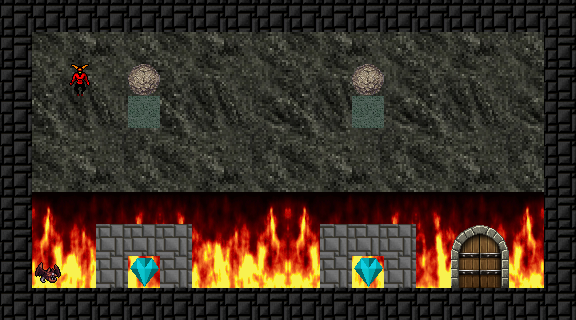

A 2D game scene composited from a Tiled map and its tileset images. What follows is a short description and the map's XML, with each tile layer's data collapsed to a summary:
An orthogonal 18x10 tile map with 32x32 px tiles, 8 tile layers (Background, BurningFlames, Gate, Walls, ...), 2 tilesets and 2 objects (Camera, WorldBoundingBox).

<map version="1.5" tiledversion="1.5.0" orientation="orthogonal" renderorder="right-down" compressionlevel="0" width="18" height="10" tilewidth="32" tileheight="32" infinite="0" nextlayerid="49" nextobjectid="2187">
 <editorsettings>
  <chunksize width="37" height="37" />
 </editorsettings>
 <properties>
  <property name="BACKGROUND_TEXTURE" value="background1" />
  <property name="FRAME_DURATION" type="float" value="0.2" />
  <property name="LEVEL_TIMEOUT" type="float" value="50" />
  <property name="LEVEL_TITLE" value="Yet another friend" />
  <property name="MAIN_CAMERA" type="object" value="2114" />
  <property name="MUSIC" value="game_music1" />
  <property name="PLAYER_START" type="object" value="0" />
  <property name="REQUIRED_DIAMOND" type="int" value="1" />
 </properties>
 <tileset firstgid="1" source="../tilesets/tileset.tsx" />
 <tileset firstgid="41" name="background" tilewidth="800" tileheight="600" tilecount="1" columns="1">
  <image source="../textures/GameBackground.png" width="800" height="600" />
 </tileset>
 <group id="45" name="Groupe 2">
  <group id="40" name="Groupe 1">
   <properties>
    <property name="INFINITE_BOUNDING_BOX" type="bool" value="true" />
    <property name="OBJECT_REFERN" type="object" value="0" />
   </properties>
   <layer id="39" name="Background" width="18" height="10">
    <properties>
     <property name="DISPLACEMENT_RATIO_X" type="float" value="0.5" />
     <property name="DISPLACEMENT_RATIO_Y" type="float" value="0.5" />
     <property name="DYNAMIC_PARTICLES" type="bool" value="false" />
     <property name="DYNAMIC_VERTICES" type="bool" value="false" />
     <property name="HEIGHT_BITS_MODE" type="bool" value="true" />
    </properties>
    <data>[180 cells, 15 non-empty, 1 distinct tile ids]</data>
   </layer>
   <objectgroup id="26" name="Camera">
    <properties>
     <property name="OBJECT_REFERENCE" type="object" value="1" />
    </properties>
    <object id="2114" name="Camera" type="Camera" x="21.3612" y="9.7297" width="540" height="303">
     <properties>
      <property name="CAMERA" type="bool" value="false" />
      <property name="CAMERA_COMPONENTS" value="MyAutoRecenterToPlayerCameraComponent" />
     </properties>
    </object>
    <object id="2185" name="World" type="WorldBoundingBox" x="3.84848" y="3.48488" width="569.545" height="314.091" />
   </objectgroup>
   <layer id="37" name="BurningFlames" width="18" height="10">
    <properties>
     <property name="MATERIAL" value="BurningFlames" />
    </properties>
    <data>[180 cells, 4 non-empty, 1 distinct tile ids]</data>
   </layer>
   <layer id="47" name="Gate" width="18" height="10">
    <properties>
     <property name="COLLISION_MASK" value="Gate" />
    </properties>
    <data>[180 cells, 1 non-empty, 1 distinct tile ids]</data>
   </layer>
   <layer id="25" name="Walls" width="18" height="10">
    <properties>
     <property name="COLLISION_MASK" value="World" />
     <property name="DYNAMIC_PARTICLES" type="bool" value="true" />
     <property name="DYNAMIC_VERTICES" type="bool" value="true" />
     <property name="HEIGHT_BITS_MODE" type="bool" value="true" />
     <property name="PLAYER_COLLISIONS_ENABLED" type="bool" value="true" />
     <property name="TILE_FLAG_PROCESSORS" value="MyComputeNeighbourFlags, ComputePlatformerFlagProcessor" />
    </properties>
    <data>[180 cells, 52 non-empty, 1 distinct tile ids]</data>
   </layer>
   <layer id="46" name="GameObjects" width="18" height="10">
    <properties>
     <property name="COLLISION_MASK" value="World" />
     <property name="HEIGHT_BITS_MODE" type="bool" value="true" />
    </properties>
    <data>[180 cells, 16 non-empty, 4 distinct tile ids]</data>
   </layer>
   <layer id="38" name="Animated" width="18" height="10">
    <properties>
     <property name="COLLISION_MASK" value="World" />
     <property name="HEIGHT_BITS_MODE" type="bool" value="true" />
    </properties>
    <data>[180 cells, 1 non-empty, 1 distinct tile ids]</data>
   </layer>
   <layer id="27" name="PlayerAndCamera" width="18" height="10">
    <properties>
     <property name="COLLISION_MASK" value="Player,World" />
     <property name="HEIGHT_BITS_MODE" type="bool" value="true" />
     <property name="PLAYER_COLLISIONS_ENABLED" type="bool" value="true" />
    </properties>
    <data>[180 cells, 1 non-empty, 1 distinct tile ids]</data>
   </layer>
   <layer id="48" name="Smoke" width="18" height="10">
    <properties>
     <property name="HEIGHT_BITS_MODE" type="bool" value="true" />
    </properties>
    <data>[180 cells, 0 non-empty, 0 distinct tile ids]</data>
   </layer>
  </group>
 </group>
</map>
